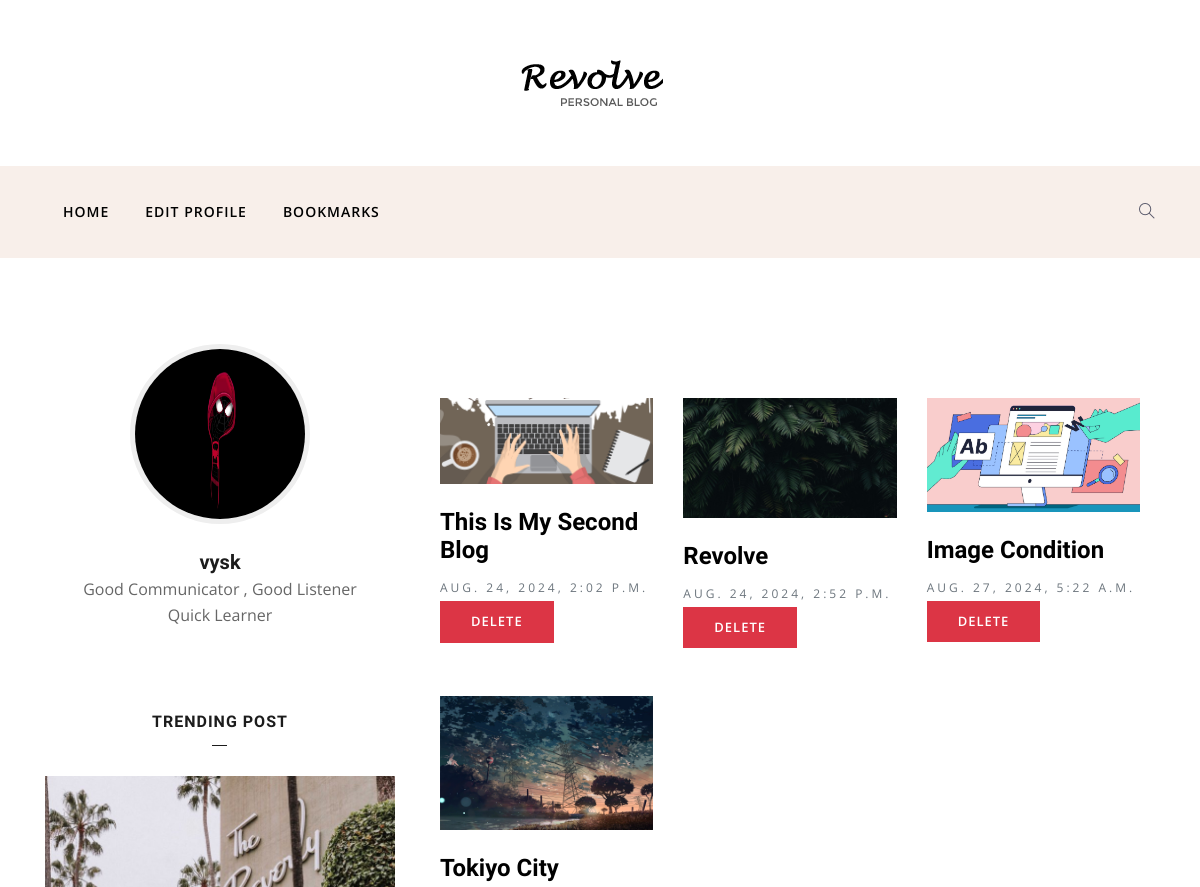
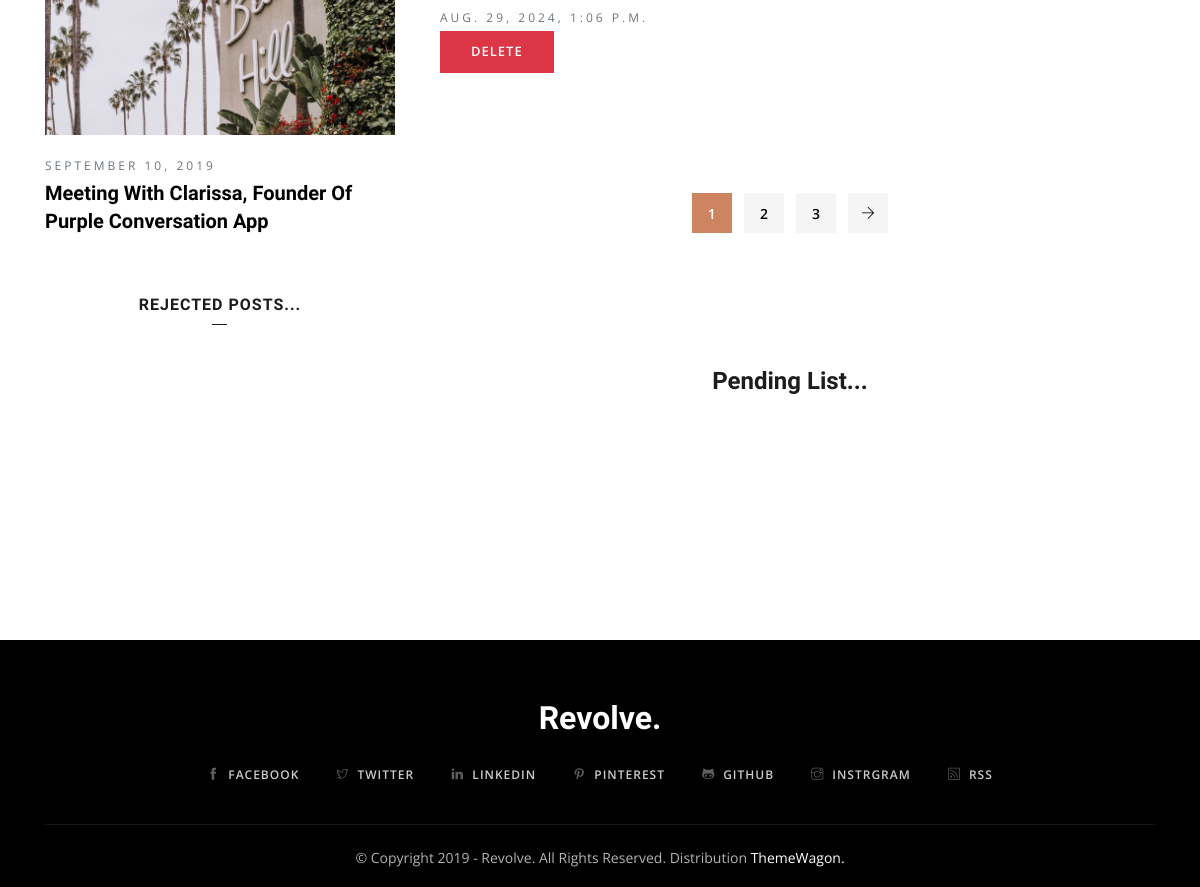
Page /singleview/22 on the committed database (2 pictures, top to bottom).
### register/models.py (models this page shows, shortened)
class Profile(models.Model):
    DEPARTMENT_CHOICES = [
        ('v1', 'Other'),
        ('v2', 'MCA'),
        ('v3', 'MBA'),
        ('v4', 'B-Tech'),
    ]
    id = models.AutoField(primary_key=True)
    username = models.CharField(max_length=150)
    email = models.EmailField()
    department = models.CharField(max_length=50, choices=DEPARTMENT_CHOICES)
    register_no = models.CharField(max_length=150,default="NONE")
    accepted = models.BooleanField(default=False)
    is_admin = models.BooleanField(default=False)
    bio = models.TextField(blank=True, null=True, default="This is your bio")
    profile_picture = models.ImageField(
        upload_to='profile_pictures/',
        default='profile_pictures/default.png',
        blank=True,
        null=True
    )

### posts/models.py (models this page shows, shortened)
class post(models.Model):
    STATUS_CHOICES = [
        ('Pending', 'Pending'),
        ('Approved', 'Approved'),
        ('Rejected', 'Rejected'),
    ]
    id = models.AutoField(primary_key=True)
    user = models.ForeignKey('register.Profile', on_delete=models.CASCADE)
    title = models.CharField(max_length=50)
    content = models.TextField()
    blog_picture = models.ImageField(upload_to='blog_pictures/')
    created_at = models.DateTimeField(auto_now_add=True)
    like = models.PositiveIntegerField(default=0)
    status = models.CharField(max_length=10, choices=STATUS_CHOICES, default='Pending')
    admin_comment = models.TextField(blank=True, null=True)
    showing = models.BooleanField(default=True)

### posts/views.py (the view)
# urls.py: path('singleview/<int:profile_id>',views.singleview,name='singleview'),
def singleview(request,profile_id):
    prf = Profile.objects.get(id=profile_id)
    context={
        'bio':prf.bio,
        'pic':prf.profile_picture.url,
        'name':prf.username,
        'dpt' :prf.department
    }
    pst = post.objects.filter(user=prf,status='Approved',showing=True)
    return render(request,'profile.html',{'context':context,'key':pst})

### templates/profile.html (shortened to what this page needs)
{% load static %}
<!DOCTYPE html>
<html lang="en">
<head>
    <link rel="stylesheet" href={% static "plugins/bootstrap/css/bootstrap.min.css" %}>
    <link rel="stylesheet" href={% static "plugins/themify/css/themify-icons.css" %}>
    <link rel="stylesheet" href={% static "plugins/slick-carousel/slick-theme.css" %}>
    <link rel="stylesheet" href={% static "plugins/slick-carousel/slick.css" %}>
    <link rel="stylesheet" href={% static "plugins/owl-carousel/owl.carousel.min.css" %}>
    <link rel="stylesheet" href={% static "plugins/owl-carousel/owl.theme.default.min.css" %}>
    <link rel="stylesheet" href={% static "plugins/magnific-popup/magnific-popup.css" %}>
    <link rel="stylesheet" href={% static "css/style.css" %}>
</head>
<body>
    <div class="header-logo py-5 d-none d-lg-block">
        <div class="container">
            <div class="row justify-content-center">
                <div class="col-lg-6 text-center">
                    <a class="navbar-brand" href={% url 'home' %}><img src={% static "images/logo.png" %} alt=""
                            class="img-fluid w-100"></a>
                </div>
            </div>
        </div>
    </div>
    <header class="header-top bg-grey justify-content-center">
        <nav class="navbar navbar-expand-lg navigation">
            <div class="container">
                <div class="collapse navbar-collapse" id="navbarContent">
                    <ul id="menu" class="menu navbar-nav ">
                        <li class="nav-item"><a href={% url 'home' %} class="nav-link">Home</a></li>
                        <li class="nav-item"><a href={% url 'edit' %} class="nav-link">Edit Profile</a></li>
                        <li class="nav-item"><a href={% url 'booked' %} class="nav-link">Bookmarks</a></li>
                    </ul>
                </div>
                <div class="text-right search d-none d-lg-block">
                    <div class="search_toggle"><i class="ti-search"></i></div>
                </div>
            </div>
        </nav>
    </header>
    <section class="single-block-wrapper section-padding">
        <div class="container">
            <div class="row">
                <div class="col-lg-4 col-md-4 col-sm-12 col-xs-12">
                    <div class="sidebar sidebar-right">
                        <div class="sidebar-wrap mt-5 mt-lg-0">
                            <div class="sidebar-widget about mb-5 text-center p-3">
                                <div class="about-author">
                                    <img src={{ context.pic }} alt="" class="img-fluid">
                                </div>
                                <h4 class="mb-0 mt-4">{{ context.name }}</h4>
                                <p>{{ context.bio }}</p>
                            </div>
                            <div class="sidebar-widget mb-5 ">
                                <h4 class="text-center widget-title">Trending Post</h4>
                                <div class="sidebar-post-item-big">
                                    <a {% url 'single' 9 %}><img src={% static "images/news/img-1.jpg" %} alt=""
                                            class="img-fluid"></a>
                                    <div class="mt-3 media-body">
                                        <span class="text-muted letter-spacing text-uppercase font-sm">September 10,
                                            2019</span>
                                        <h4><a href={% url 'single' 9 %}>Meeting With Clarissa, Founder Of Purple
                                                Conversation App</a></h4>
                                    </div>
                                </div>
                                <br>
                                <br>
                                <h3 class="text-center widget-title ">Rejected Posts...</h3>
                            </div>
                        </div>
                    </div>
                </div>
                <div class="col-lg-8 col-md-12 col-sm-12 col-xs-12">
                    <div class="single-post">
                        <section class="section-padding">
                            <div class="container">
                                <div class="row">
                                    <div class="col-lg-12 col-md-12 col-sm-12 col-xs-12">
                                        <div class="row">
                                            {% for i in key %}
                                            <div class="col-lg-4 col-md-6 mb-5">
                                                <article class="post-grid">
                                                    <a class="post-thumb mb-4 d-block" href={% url 'single' i.id %}>
                                                        <img src={{ i.blog_picture.url }} alt="" class="img-fluid w-100">
                                                    <h3 class="post-title mt-1"><a href={% url 'single' i.id  %}>{{ i.title|truncatechars:30}} </a></h3>
                                                    <span class="text-muted letter-spacing text-uppercase font-sm">{{ i.created_at }}</span>
                                                    <a href={% url 'removepost' i.id %}><button class="btn btn-danger btn-sm delete-btn">DELETE</button></a>
                                                </article>
                                            </div>
                                            {% endfor %}
                                        </div>
                                    </div>
                                    <div class="m-auto">
                                        <div class="pagination mt-5 pt-4">
                                            <ul class="list-inline">
                                                <li class="list-inline-item"><a href="#" class="active">1</a></li>
                                                <li class="list-inline-item"><a href="#">2</a></li>
                                                <li class="list-inline-item"><a href="#">3</a></li>
                                                <li class="list-inline-item"><a href="#" class="prev-posts"><i class="ti-arrow-right"></i></a></li>
                                            </ul>
                                        </div>
                                    </div>
                                </div>
                            </div>
                        </section>
                    </div>
                    <div class="related-posts-block mt-5">
                        <h3 class="news-title mb-4 text-center">
                            Pending List...
                        </h3>
                    </div>
                </div>
            </div>
        </div>
    </section>
    <footer class="footer-section bg-grey">
        <div class="container">
            <div class="row">
                <div class="col-lg-12 text-center">
                    <div class="mb-4">
                        <h2 class="footer-logo">Revolve.</h2>
                    </div>
                    <ul class="list-inline footer-socials">
                        <li class="list-inline-item"><a href="#"><i class="ti-facebook mr-2"></i>Facebook</a></li>
                        <li class="list-inline-item"><a href="#"><i class="ti-twitter mr-2"></i>Twitter</a></li>
                        <li class="list-inline-item"><a href="#"><i class="ti-linkedin mr-2"></i>Linkedin</a></li>
                        <li class="list-inline-item"><a href="#"><i class="ti-pinterest mr-2"></i>Pinterest</a></li>
                        <li class="list-inline-item"><a href="#"><i class="ti-github mr-2"></i>Github</a></li>
                        <li class="list-inline-item"><a href="#"><i class="ti-instagram mr-2"></i>Instrgram</a></li>
                        <li class="list-inline-item"><a href="#"><i class="ti-rss mr-2"></i>rss</a></li>
                    </ul>
                </div>
                <div class="col-md-12 text-center">
                    <p class="copyright">© Copyright 2019 - Revolve. All Rights Reserved. Distribution <a
                            class="text-white" href="https://themewagon.com">ThemeWagon.</a></p>
                </div>
            </div>
        </div>
    </footer>
</body>
</html>

### static/css/style.css (style rules this page uses)
body, p { font-family: "Open Sans", sans-serif; line-height: 26px; font-size: 16px; text-rendering: optimizeLegibility; color: #666; font-weight: 400; }
html { overflow-x: hidden; width: 100%; height: 100%; }
h1, .h1, h2, .h2, h3, .h3, h4, .h4, h5, .h5, h6, .h6 { color: #1c1c1c; font-weight: 600; font-family: "Unna", serif; }
h2, .h2 { font-size: 32px; line-height: 36px; font-weight: 700; }
h3, .h3 { font-size: 24px; font-weight: 700; }
h4, .h4 { font-size: 20px; line-height: 28px; }
body { background: #fff; color: #575769; }
html, body { height: 100%; }
a { transition: all 0.3s ease-in-out; color: #000; }
a:link, a:visited { text-decoration: none; }
.section-padding { padding: 70px 0; position: relative; }
.btn { border-radius: 0px; padding: 10px 30px; font-weight: 600; text-transform: uppercase; color: #fff; transition: 350ms; letter-spacing: 1px; font-size: 13px; border: 1px solid transparent; }
.letter-spacing { letter-spacing: 3px; }
.font-sm { font-size: 12px !important; }
.bg-grey { background: #f8efea; }
.navigation .menu { padding: 0px; }
.navigation .menu li { text-align: left; padding: 0px 10px; }
.navigation .menu li a { color: #000; display: inline-block; line-height: 26px; letter-spacing: 1px; }
.navbar-nav .nav-link { transition: all 500ms ease; -moz-transition: all 500ms ease; -webkit-transition: all 500ms ease; -ms-transition: all 500ms ease; -o-transition: all 500ms ease; font-family: "Open Sans", sans-serif; text-transform: uppercase; font-size: 14px; font-weight: 600; padding: 25px 0px; }
.search_toggle { cursor: pointer; }
.sidebar { position: relative; overflow: hidden; width: 100%; height: 100%; }
.header-top { position: relative !important; }
.sidebar-widget .widget-title { text-transform: uppercase; font-size: 16px; letter-spacing: 1px; position: relative; padding-bottom: 10px; margin-bottom: 30px; }
.sidebar-widget .widget-title:after { position: absolute; bottom: 0; overflow: hidden; width: 15px; height: 1px; border-top: 1px solid; content: ""; left: 50%; margin-left: -8px; }
.sidebar-widget.about .about-author img { border-radius: 100%; width: 180px; height: 180px; border: 5px solid #eee; }
.pagination ul li a { width: 40px; height: 40px; background: #f5f5f5; display: inline-block; text-align: center; font-weight: 600; padding-top: 8px; font-size: 14px; }
.pagination ul li a.active { background: #ce8460; color: #fff; border-color: #ce8460; }
.post-title { text-transform: capitalize; }
.post-grid span { font-size: 15px; }
.footer-section { background: #f8f8f8; background: #000; padding: 60px 0px 0px; margin-top: 150px; position: relative; }
.footer-section .copyright { padding-top: 20px; margin-top: 20px; border-top: 1px solid rgba(255, 255, 255, 0.09); color: rgba(255, 255, 255, 0.7); }
.copyright { font-size: 14px; padding-top: 20px; }
.footer-socials li, .footer-socials-2 li { margin: 0px 25px; }
.footer-socials li a, .footer-socials-2 li a { text-transform: uppercase; font-size: 12px; letter-spacing: 1px; font-weight: 600; }
.footer-socials li a { color: #fff; opacity: 0.8; }
.footer-socials li a i, .footer-socials-2 li a i { color: #777; }
.footer-logo { color: #fff; }

### templates/profile.html (style rules this page uses)
.edit-btn, .delete-btn { margin-right: 5px; }

### rows in the picture
Profile: name "vysk", bio "Good Communicator , Good Listener Quick Learner"
post: blog_picture (picture), title "This Is My Second Blog", created_at "AUG. 24, 2024, 2:02 P.M."
post: blog_picture (picture), title "Revolve", created_at "AUG. 24, 2024, 2:52 P.M."
post: blog_picture (picture), title "Image Condition", created_at "AUG. 27, 2024, 5:22 A.M."
post: blog_picture (picture), title "Tokiyo City", created_at "AUG. 29, 2024, 1:06 P.M."
